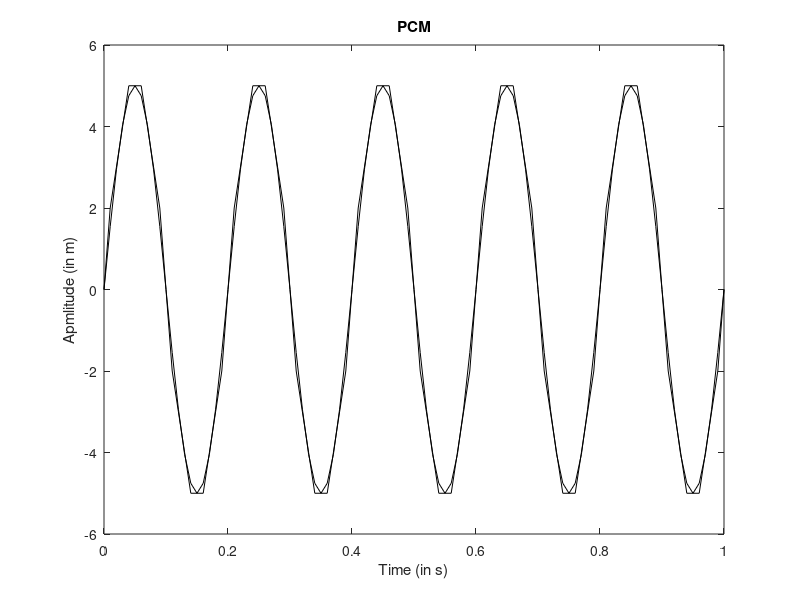

Source code (MATLAB):
clc;
clear all;
close all;
f=input('Enter Max freq. of the input signal (in Hz):'); %max freq. of the input signal
fs=20*f; %nquist sampling rate
t=0:1/fs:1; %time
a=input('Enter the amplitude of input signal (in m):'); %amplitude
x=a*sin(2*pi*f*t);
%level shifting
x1=x+a;
%quantization
q_op=round(x1);
%decimal to binary
enco=de2bi(q_op,'left-msb');
%pcm receiver
deco=bi2de(enco,'left-msb');
%shifting to the original value
xr=deco-a;
%plotting
plot(t,x,'k-',t,xr,'k-');
xlabel('Time (in s)');
ylabel('Apmlitude (in m)');
title('PCM');

